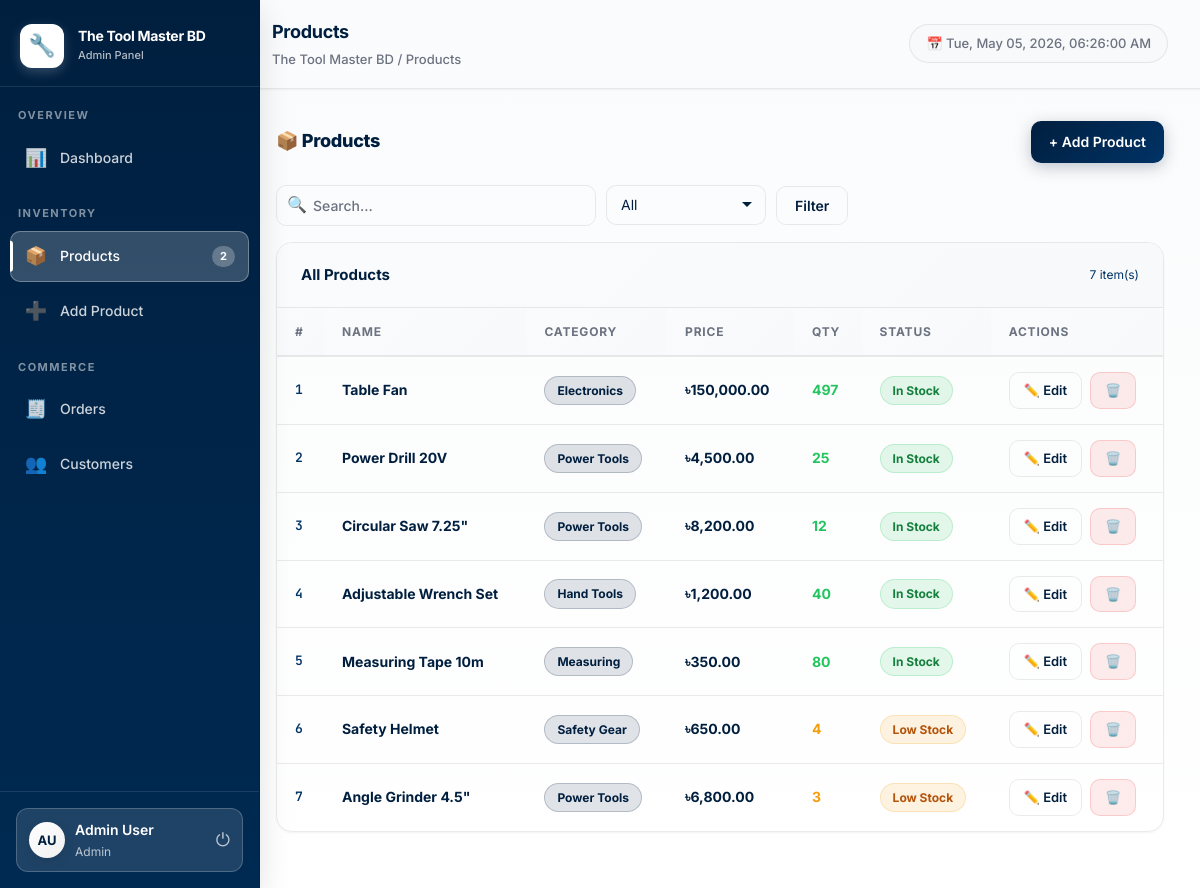
The page /products.php (signed in) on the database its author committed.
### tables this page shows
CREATE TABLE `products` (
  `id` int(11) NOT NULL,
  `name` varchar(200) NOT NULL,
  `category` varchar(100) DEFAULT NULL,
  `price` decimal(12,2) NOT NULL DEFAULT 0.00,
  `quantity` int(11) NOT NULL DEFAULT 0,
  `min_qty` int(11) NOT NULL DEFAULT 5,
  `supplier` varchar(150) DEFAULT NULL,
  `description` text DEFAULT NULL,
  `image_url` varchar(255) DEFAULT NULL,
  `created_at` timestamp NOT NULL DEFAULT current_timestamp()
);

### products.php (the view, shortened to what this page needs)
<?php
require 'layout.php';
$search=trim($_GET['search']??''); $filter=$_GET['filter']??'all';
$where="WHERE 1=1"; $params=[]; $types="";
$stmt=$conn->prepare("SELECT * FROM products $where ORDER BY created_at DESC");
$stmt->execute(); $products=$stmt->get_result();
?>
<div class="page-header"><h2>📦 Products</h2><a href="add_product.php" class="btn btn-primary">+ Add Product</a></div>
<div class="search-row">
  <form method="GET" style="display:flex;gap:10px;flex:1;align-items:center">
    <div class="search-input-wrap"><span class="search-icon">🔍</span><input type="text" name="search" placeholder="Search…" value="<?=htmlspecialchars($search)?>"/></div>
    <select name="filter" style="width:160px">
      <option value="all" <?=$filter==='all'?'selected':''?>>All</option>
    </select>
    <button type="submit" class="btn btn-ghost">Filter</button>
  </form>
</div>
<div class="card">
  <div class="card-header"><h3>All Products</h3><span class="text-muted text-sm"><?=$products->num_rows?> item(s)</span></div>
  <div class="tbl-wrap"><table>
    <thead><tr><th>#</th><th>Name</th><th>Category</th><th>Price</th><th>Qty</th><th>Status</th><th>Actions</th></tr></thead>
    <tbody>
    <?php if($products->num_rows>0):$i=1; while($p=$products->fetch_assoc()):
      $st=$p['quantity']==0?['Out of Stock','b-red']:($p['quantity']<=$p['min_qty']?['Low Stock','b-amber']:['In Stock','b-green']);
    ?>
    <tr>
      <td class="td-id"><?=$i++?></td>
      <td>
        <div style="display:flex;align-items:center;gap:10px">
          <strong><?=htmlspecialchars($p['name'])?></strong>
        </div>
      </td>
      <td><span class="badge b-orange"><?=htmlspecialchars($p['category']??'—')?></span></td>
      <td><strong>৳<?=number_format((float)$p['price'],2)?></strong></td>
      <td style="font-weight:700;color:<?=$p['quantity']==0?'var(--red)':($p['quantity']<=$p['min_qty']?'var(--amber)':'var(--green)')?>"><?=$p['quantity']?></td>
      <td><span class="badge <?=$st[1]?>"><?=$st[0]?></span></td>
      <td>
        <a href="products.php?edit=<?=$p['id']?>" class="btn btn-sm btn-ghost">✏️ Edit</a>
        <a href="products.php?delete=<?=$p['id']?>" class="btn btn-sm btn-danger" onclick="return confirm('Delete?')" style="margin-left:4px">🗑️</a>
      </td>
    </tr>
    <?php endwhile; else:?><tr><td colspan="7" class="empty-state"><div class="ei">📦</div>No products found</td></tr><?php endif;?>
    </tbody>
  </table></div>
</div>
  </div></div></div>
</body></html>

### includes/style.css (style rules this page uses)
:root { --bg:#ffffff;--bg2:#f8f9fa;--bg3:#e9ecef;--bg4:#dee2e6;--bg5:#ced4da; --border:rgba(0,0,0,0.08);--border2:rgba(0,0,0,0.15); --text:#001f3f;--text2:#003366;--text3:#6b7280; --accent:#001f3f;--accent2:#003366; --blue:#3b82f6;--green:#22c55e;--red:#ef4444;--amber:#f59e0b;--purple:#001f3f; --sidebar-w:260px;--radius:12px;--radius-lg:16px; --shadow-sm:0 1px 2px rgba(0,0,0,0.05); --shadow-md:0 4px 12px rgba(0,0,0,0.08); --shadow-lg:0 10px 30px rgba(0,0,0,0.12); }
*,*::before,*::after { box-sizing:border-box;margin:0;padding:0 }
html { font-size:16px }
body { font-family:'Inter','Sora',sans-serif;background:var(--bg);color:var(--text);min-height:100vh;line-height:1.6;-webkit-font-smoothing:antialiased;text-rendering:optimizeLegibility }
a { color:var(--accent);text-decoration:none;transition:all 0.2s ease }
.card { background:var(--white);border:1px solid var(--border);border-radius:var(--radius-lg);overflow:hidden;margin-bottom:24px;box-shadow:var(--shadow-sm);transition:all 0.3s }
.card-header { padding:20px 24px;border-bottom:1px solid var(--border);display:flex;align-items:center;justify-content:space-between;background:linear-gradient(135deg,#fafbfc 0%,var(--bg2) 100%) }
.card-header h3 { font-size:15px;font-weight:700;color:var(--text) }
.tbl-wrap { overflow-x:auto;border-radius:8px }
table { width:100%;border-collapse:collapse }
thead th { padding:14px 18px;text-align:left;font-size:12px;font-weight:700;color:var(--text3);text-transform:uppercase;letter-spacing:0.8px;border-bottom:2px solid var(--border);background:linear-gradient(135deg,#fafbfc 0%,var(--bg2) 100%);white-space:nowrap }
tbody td { padding:15px 18px;border-bottom:1px solid var(--border);font-size:14px;vertical-align:middle;transition:all 0.2s }
tbody tr:last-child td { border-bottom:none }
tbody tr { transition:background 0.2s }
.td-id { font-family:'JetBrains Mono',monospace;font-size:13px;color:var(--text2);font-weight:600 }
.badge { display:inline-flex;align-items:center;padding:4px 12px;border-radius:20px;font-size:12px;font-weight:700;white-space:nowrap;transition:all 0.2s }
.b-green { background:rgba(34,197,94,.12);color:#15803d;border:1px solid rgba(34,197,94,.2) }
.b-amber { background:rgba(245,158,11,.12);color:#b45309;border:1px solid rgba(245,158,11,.2) }
.b-orange { background:rgba(0,31,63,.12);color:var(--accent);border:1px solid rgba(0,31,63,.2) }
.btn { display:inline-flex;align-items:center;gap:8px;padding:10px 18px;border-radius:10px;font-family:'Inter','Sora',sans-serif;font-size:14px;font-weight:600;cursor:pointer;border:none;transition:all 0.25s cubic-bezier(0.4,0,0.2,1);white-space:nowrap;text-decoration:none }
.btn-primary { background:linear-gradient(135deg,var(--accent) 0%,var(--accent2) 100%);color:#fff;box-shadow:0 4px 16px rgba(0,31,63,0.25) }
.btn-ghost { background:transparent;color:var(--text);border:1.5px solid var(--border);transition:all 0.25s }
.btn-danger { background:rgba(239,68,68,.1);color:#b91c1c;border:1.5px solid rgba(239,68,68,.2) }
.btn-sm { padding:7px 14px;font-size:13px }
input[type=text],input[type=number],input[type=email],input[type=password],input[type=date],input[type=tel],select,textarea { background:var(--white);border:1.5px solid var(--border);color:var(--text);border-radius:10px;padding:11px 14px;font-family:'Inter','Sora',sans-serif;font-size:14px;outline:none;width:100%;transition:all 0.25s;-webkit-appearance:none }
input::placeholder,textarea::placeholder { color:var(--text3);font-weight:500 }
select { background-repeat:no-repeat;background-position:right 12px center;padding-right:36px }
select option { background:var(--bg2);color:var(--text) }
.page-header { display:flex;align-items:center;justify-content:space-between;margin-bottom:22px }
.page-header h2 { font-size:18px;font-weight:800;letter-spacing:-.3px }
.text-muted { color:var(--text2) }
.text-sm { font-size:12px }
.search-row { display:flex;align-items:center;gap:10px;margin-bottom:16px }
.search-input-wrap { position:relative;flex:1;max-width:320px }
.search-input-wrap input { padding-left:36px;border-radius:10px }
.search-icon { position:absolute;left:11px;top:50%;transform:translateY(-50%);font-size:16px;pointer-events:none;color:var(--text3) }

### rows shown on the page
products: name "Table Fan", category "Electronics", price "150,000.00", quantity "497", quantity+min_qty "In Stock"
products: name "Power Drill 20V", category "Power Tools", price "4,500.00", quantity "25", quantity+min_qty "In Stock"
products: name "Circular Saw 7.25\"", category "Power Tools", price "8,200.00", quantity "12", quantity+min_qty "In Stock"
products: name "Adjustable Wrench Set", category "Hand Tools", price "1,200.00", quantity "40", quantity+min_qty "In Stock"
products: name "Measuring Tape 10m", category "Measuring", price "350.00", quantity "80", quantity+min_qty "In Stock"
products: name "Safety Helmet", category "Safety Gear", price "650.00", quantity "4", quantity+min_qty "Low Stock"
products: name "Angle Grinder 4.5\"", category "Power Tools", price "6,800.00", quantity "3", quantity+min_qty "Low Stock"

### other values the page prints
$low_stock "2"
$initials "AU"
$user_name "Admin User"
$user_role "Admin"
$page_title "Products"
$products->num_rows "7"
